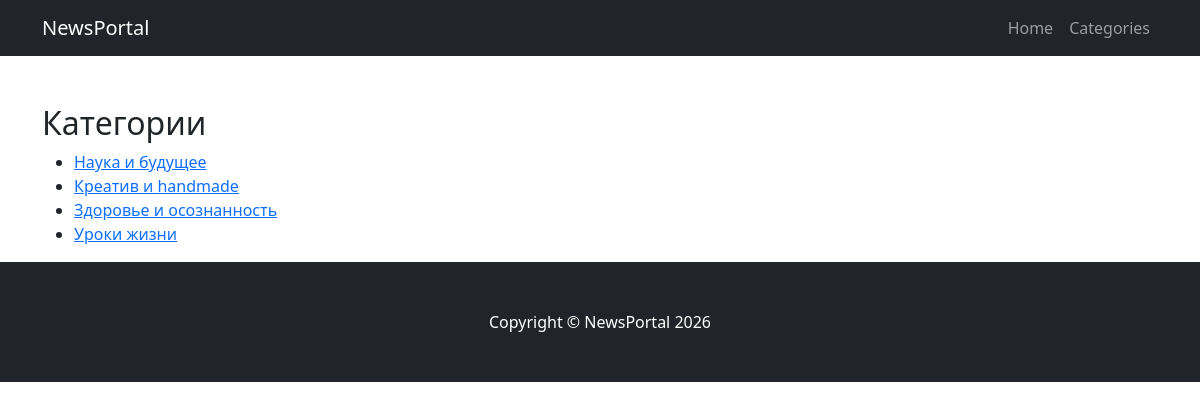
The page /categories/ on the database as committed earlier.
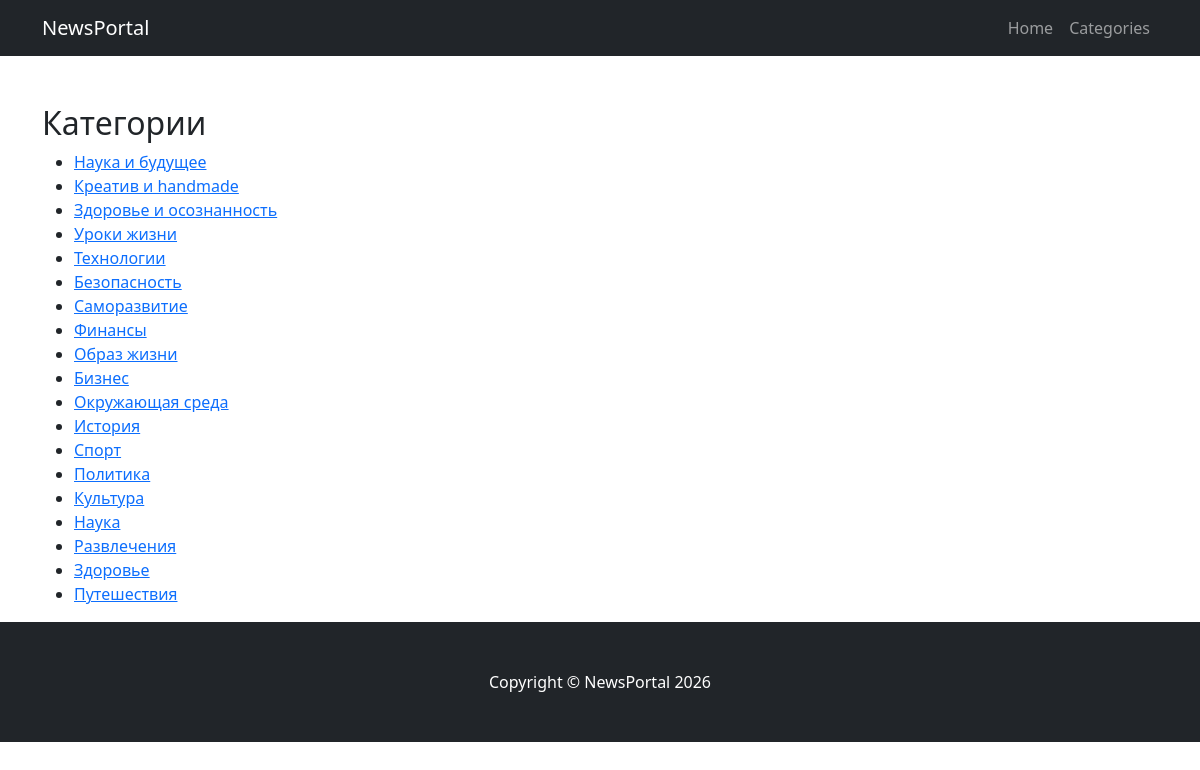
The same page on the database as committed later.
### NewsPortal/models.py (models this page shows, shortened)
class Categories(models.Model):
    name_categories = models.CharField(max_length=255, unique=True)

### NewsPortal/views.py (the view)
# urls.py: path('categories/', CategoryListView.as_view(), name='category_list'),
class CategoryListView(ListView):
    model = Categories
    template_name = 'category_list.html'
    context_object_name = 'categories'

### templates/category_list.html (shortened to what this page needs)
{% extends 'flatpages/default.html' %}
{% block content %}
<h2>Категории</h2>
<ul>
    {% for category in categories %}
        <li><a href="{% url 'posts_by_category' category.id %}">{{ category.name_categories }}</a></li>
    {% empty %}
        <li>Категорий пока нет</li>
    {% endfor %}
</ul>
{% endblock %}

### templates/flatpages/default.html (shortened to what this page needs)
{% load static %}
<!DOCTYPE html>
<html lang="en">
<head>
    <link href="{% static 'css/styles.css' %}" rel="stylesheet" />
</head>
<body>
    <nav class="navbar navbar-expand-lg navbar-dark bg-dark">
        <div class="container">
            <a class="navbar-brand" href="{% url 'post_list' %}">NewsPortal</a>
            <div class="collapse navbar-collapse" id="navbarSupportedContent">
                <ul class="navbar-nav ms-auto mb-2 mb-lg-0">
                    <li class="nav-item"><a class="nav-link" href="{% url 'post_list' %}">Home</a></li>
                    <li class="nav-item"><a class="nav-link" href="{% url 'category_list' %}">Categories</a></li>
                </ul>
            </div>
        </div>
    </nav>
    <div class="container mt-5">
        {% block content %}
        {% endblock %}
    </div>
    <footer class="py-5 bg-dark">
        <div class="container"><p class="m-0 text-center text-white">Copyright &copy; NewsPortal 2026</p></div>
    </footer>
</body>
</html>

Rows that differ between the two databases and show on the page:
added Categories: name_categories "Технологии"
added Categories: name_categories "Безопасность"
added Categories: name_categories "Саморазвитие"
added Categories: name_categories "Финансы"
added Categories: name_categories "Образ жизни"
added Categories: name_categories "Бизнес"
added Categories: name_categories "Окружающая среда"
added Categories: name_categories "История"
added Categories: name_categories "Спорт"
added Categories: name_categories "Политика"
added Categories: name_categories "Культура"
added Categories: name_categories "Наука"
added Categories: name_categories "Развлечения"
added Categories: name_categories "Здоровье"
added Categories: name_categories "Путешествия"
